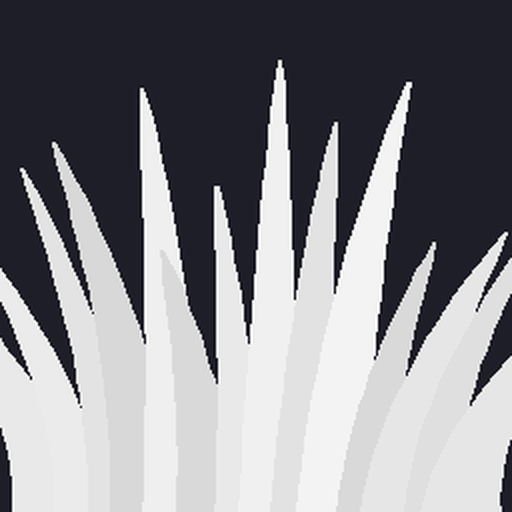
#> input picture _old_tuft.png, 512 x 512 px
$ python embed_shot.py ../_old_tuft.png
#> lines starting #> are read from the running program, lines starting #| are printed output that depends on the picture
"""Print a small JPEG of a screenshot as base64, for embedding in CI logs.

Artifacts are stored on blob storage that some environments cannot reach, and
step logs are not always fetchable either. A single base64 line survives
everywhere, so the rendered frame can be inspected from the build output alone.
"""
import base64
import io
import sys


def main() -> int:
    if len(sys.argv) < 2:
        return 0
    path = sys.argv[1]
    try:
        from PIL import Image
    except Exception:
        print("SHOT_ERROR: Pillow is unavailable in this runner")
        return 0
    try:
        im = Image.open(path).convert("RGB")
#> im is the input picture: PIL image 512x512 RGB; mean R, G, B 131.3, 131.3, 136.2
    except Exception as exc:  # noqa: BLE001 - report and carry on
        print("SHOT_ERROR: %s" % exc)
        return 0
    im.thumbnail((420, 420))
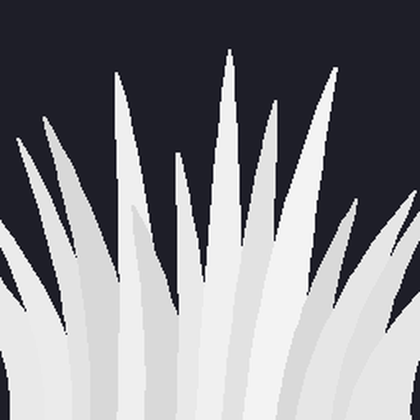
#> im: PIL image 420x420 RGB; mean R, G, B 131.3, 131.3, 136.2
    buf = io.BytesIO()
    im.save(buf, "JPEG", quality=62)
    raw = buf.getvalue()
    print("SHOT_SIZE: %dx%d %d bytes jpeg" % (im.width, im.height, len(raw)))
#| SHOT_SIZE: 420x420 13477 bytes jpeg
    # Annotations are truncated hard (~1000 chars), so emit the payload in
    # short numbered chunks that can be concatenated back together.
    payload = base64.b64encode(raw).decode()
    chunk = 600
    for i in range(0, len(payload), chunk):
        print("SHOT_PART:%03d:%s" % (i // chunk, payload[i:i + chunk]))
    return 0


if __name__ == "__main__":
    sys.exit(main())
#> (the program exits here)
